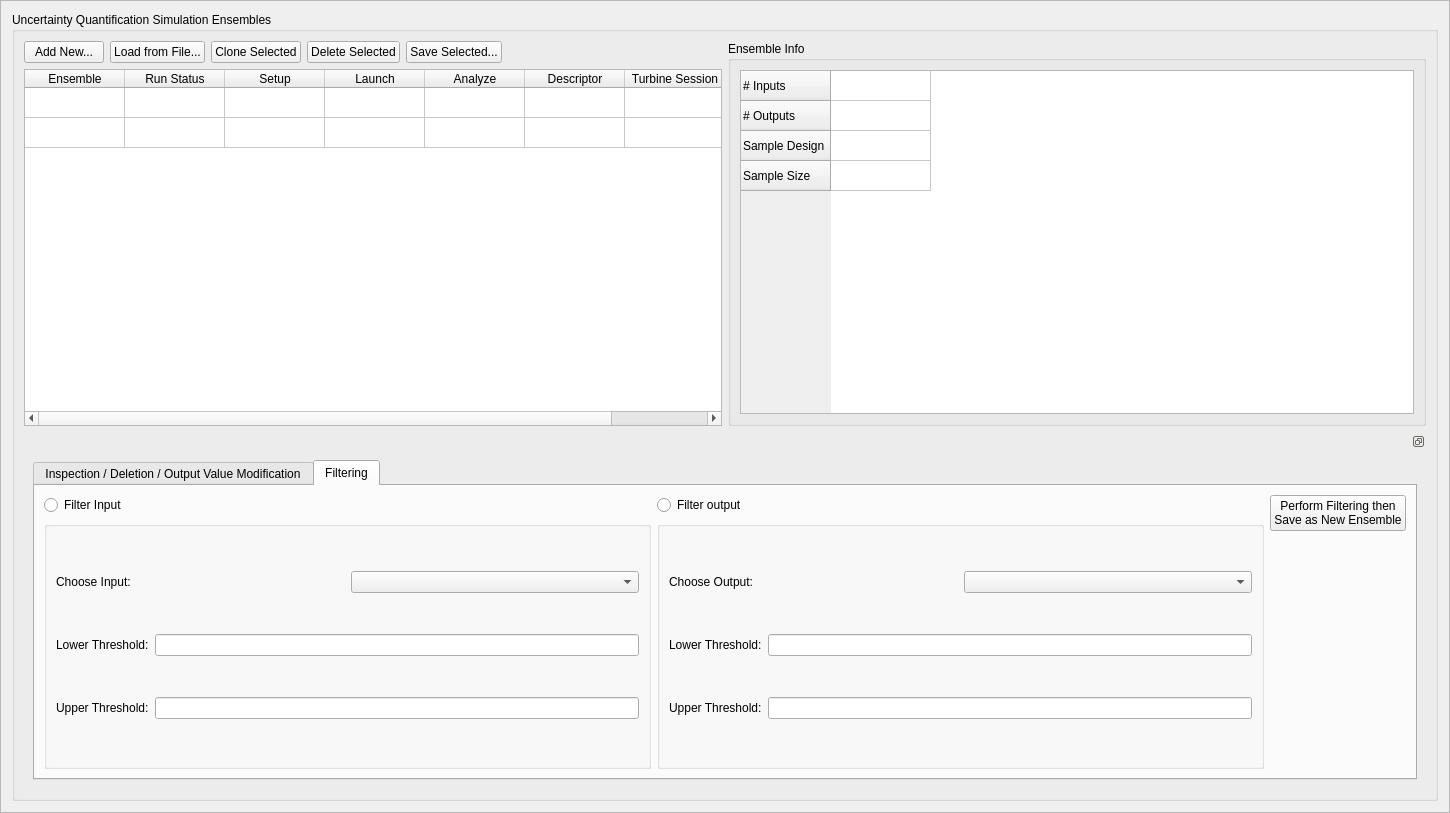
<?xml version="1.0" encoding="UTF-8"?>
<ui version="4.0">
 <class>uqSetupFrame</class>
 <widget class="QFrame" name="uqSetupFrame">
  <property name="geometry">
   <rect>
    <x>0</x>
    <y>0</y>
    <width>1450</width>
    <height>813</height>
   </rect>
  </property>
  <property name="windowTitle">
   <string>Frame</string>
  </property>
  <property name="frameShape">
   <enum>QFrame::StyledPanel</enum>
  </property>
  <property name="frameShadow">
   <enum>QFrame::Raised</enum>
  </property>
  <layout class="QGridLayout" name="gridLayout_11">
   <item row="0" column="0">
    <widget class="QGroupBox" name="groupBox">
     <property name="sizePolicy">
      <sizepolicy hsizetype="Preferred" vsizetype="Preferred">
       <horstretch>0</horstretch>
       <verstretch>2</verstretch>
      </sizepolicy>
     </property>
     <property name="baseSize">
      <size>
       <width>0</width>
       <height>0</height>
      </size>
     </property>
     <property name="font">
      <font>
       <pointsize>9</pointsize>
      </font>
     </property>
     <property name="title">
      <string>Uncertainty Quantification Simulation Ensembles</string>
     </property>
     <property name="flat">
      <bool>false</bool>
     </property>
     <layout class="QGridLayout" name="gridLayout_14">
      <item row="0" column="0">
       <layout class="QHBoxLayout" name="horizontalLayout">
        <item>
         <widget class="QPushButton" name="addSimulationButton">
          <property name="minimumSize">
           <size>
            <width>5</width>
            <height>5</height>
           </size>
          </property>
          <property name="toolTip">
           <string>Click to generate a new ensemble.</string>
          </property>
          <property name="text">
           <string>Add New...</string>
          </property>
         </widget>
        </item>
        <item>
         <widget class="QPushButton" name="loadSimulationButton">
          <property name="toolTip">
           <string>Click to load an existing ensemble
saved as a PSUADE file.</string>
          </property>
          <property name="text">
           <string>Load from File...</string>
          </property>
         </widget>
        </item>
        <item>
         <widget class="QPushButton" name="cloneSimulationButton">
          <property name="minimumSize">
           <size>
            <width>5</width>
            <height>5</height>
           </size>
          </property>
          <property name="toolTip">
           <string>Click to clone ensemble.</string>
          </property>
          <property name="text">
           <string>Clone Selected</string>
          </property>
         </widget>
        </item>
        <item>
         <widget class="QPushButton" name="deleteSimulationButton">
          <property name="toolTip">
           <string>Click to delete ensemble.</string>
          </property>
          <property name="text">
           <string>Delete Selected</string>
          </property>
         </widget>
        </item>
        <item>
         <widget class="QPushButton" name="saveSimulationButton">
          <property name="toolTip">
           <string>Click to save ensemble as a PSUADE file.</string>
          </property>
          <property name="text">
           <string>Save Selected...</string>
          </property>
         </widget>
        </item>
        <item>
         <spacer name="horizontalSpacer">
          <property name="orientation">
           <enum>Qt::Horizontal</enum>
          </property>
          <property name="sizeHint" stdset="0">
           <size>
            <width>40</width>
            <height>20</height>
           </size>
          </property>
         </spacer>
        </item>
       </layout>
      </item>
      <item row="0" column="1" rowspan="2">
       <widget class="QGroupBox" name="infoGroupBox">
        <property name="maximumSize">
         <size>
          <width>16777215</width>
          <height>16777215</height>
         </size>
        </property>
        <property name="title">
         <string>Ensemble Info</string>
        </property>
        <layout class="QGridLayout" name="gridLayout_7">
         <item row="0" column="0">
          <widget class="QTableWidget" name="infoTable">
           <property name="maximumSize">
            <size>
             <width>16777215</width>
             <height>16777215</height>
            </size>
           </property>
           <attribute name="horizontalHeaderVisible">
            <bool>false</bool>
           </attribute>
           <row>
            <property name="text">
             <string># Inputs</string>
            </property>
           </row>
           <row>
            <property name="text">
             <string># Outputs</string>
            </property>
           </row>
           <row>
            <property name="text">
             <string>Sample Design</string>
            </property>
           </row>
           <row>
            <property name="text">
             <string>Sample Size</string>
            </property>
           </row>
           <column>
            <property name="text">
             <string>Info</string>
            </property>
           </column>
          </widget>
         </item>
        </layout>
       </widget>
      </item>
      <item row="2" column="0" colspan="2">
       <widget class="QDockWidget" name="dockWidget">
        <property name="features">
         <set>QDockWidget::DockWidgetFloatable|QDockWidget::DockWidgetMovable</set>
        </property>
        <widget class="QWidget" name="dockWidgetContents">
         <layout class="QGridLayout" name="gridLayout">
          <item row="0" column="0">
           <widget class="QTabWidget" name="dataTabs">
            <property name="sizeHint" stdset="0">
             <size>
              <width>745</width>
              <height>282</height>
             </size>
            </property>
            <property name="currentIndex">
             <number>1</number>
            </property>
            <widget class="QWidget" name="deleteTab">
             <attribute name="title">
              <string>Inspection / Deletion / Output Value Modification</string>
             </attribute>
             <layout class="QGridLayout" name="gridLayout_6">
              <item row="0" column="0">
               <widget class="QLabel" name="delete_static">
                <property name="text">
                 <string>Select Variables (columns) and/or Sample Points (rows) for Deletion.
Type new values for outputs in the appropriate cells. </string>
                </property>
               </widget>
              </item>
              <item row="0" column="1">
               <layout class="QHBoxLayout" name="horizontalLayout_2">
                <item>
                 <widget class="QPushButton" name="resetDeleteTable_button">
                  <property name="toolTip">
                   <string>Undo uncommitted changes.</string>
                  </property>
                  <property name="text">
                   <string>Reset
Table</string>
                  </property>
                 </widget>
                </item>
                <item>
                 <widget class="QPushButton" name="delete_button">
                  <property name="toolTip">
                   <string>Delete rows/columns and save.</string>
                  </property>
                  <property name="text">
                   <string>Perform Deletion then
Save as New Ensemble</string>
                  </property>
                 </widget>
                </item>
                <item>
                 <widget class="QPushButton" name="changeOutputs_button">
                  <property name="toolTip">
                   <string>Commit all changes. </string>
                  </property>
                  <property name="text">
                   <string>Make Output Value
Changes Permanent</string>
                  </property>
                 </widget>
                </item>
               </layout>
              </item>
              <item row="1" column="0" colspan="2">
               <widget class="QTableWidget" name="delete_table"/>
              </item>
             </layout>
            </widget>
            <widget class="QWidget" name="filterTab">
             <attribute name="title">
              <string>Filtering</string>
             </attribute>
             <layout class="QGridLayout" name="gridLayout_12">
              <item row="0" column="1">
               <widget class="QRadioButton" name="filterOutput_radio">
                <property name="toolTip">
                 <string>Choose this to filter your data based on output values.</string>
                </property>
                <property name="text">
                 <string>Filter output</string>
                </property>
               </widget>
              </item>
              <item row="0" column="2" rowspan="2">
               <widget class="QPushButton" name="filter_button">
                <property name="toolTip">
                 <string/>
                </property>
                <property name="text">
                 <string>Perform Filtering then
Save as New Ensemble</string>
                </property>
               </widget>
              </item>
              <item row="1" column="0" rowspan="2">
               <widget class="QGroupBox" name="filterInputBox">
                <property name="title">
                 <string/>
                </property>
                <layout class="QGridLayout" name="gridLayout_5">
                 <item row="2" column="0">
                  <widget class="QLabel" name="filterInputMax_static">
                   <property name="text">
                    <string>Upper Threshold:</string>
                   </property>
                  </widget>
                 </item>
                 <item row="1" column="0">
                  <widget class="QLabel" name="filterInputMin_static">
                   <property name="text">
                    <string>Lower Threshold:</string>
                   </property>
                  </widget>
                 </item>
                 <item row="0" column="0" colspan="2">
                  <layout class="QHBoxLayout" name="horizontalLayout_filterInput">
                   <item>
                    <widget class="QLabel" name="filterInput_static">
                     <property name="text">
                      <string>Choose Input:</string>
                     </property>
                    </widget>
                   </item>
                   <item>
                    <widget class="QComboBox" name="filterInput_combo"/>
                   </item>
                  </layout>
                 </item>
                 <item row="1" column="1">
                  <widget class="QLineEdit" name="filterInputMin_edit"/>
                 </item>
                 <item row="2" column="1">
                  <widget class="QLineEdit" name="filterInputMax_edit"/>
                 </item>
                </layout>
               </widget>
              </item>
              <item row="1" column="1" rowspan="2">
               <widget class="QGroupBox" name="filterOutputBox">
                <property name="title">
                 <string/>
                </property>
                <layout class="QGridLayout" name="gridLayout_13">
                 <item row="0" column="0" colspan="2">
                  <layout class="QHBoxLayout" name="horizontalLayout_filterOutput">
                   <item>
                    <widget class="QLabel" name="filterOutput_static">
                     <property name="text">
                      <string>Choose Output:</string>
                     </property>
                    </widget>
                   </item>
                   <item>
                    <widget class="QComboBox" name="filterOutput_combo"/>
                   </item>
                  </layout>
                 </item>
                 <item row="1" column="0">
                  <widget class="QLabel" name="filterOutputMin_static">
                   <property name="text">
                    <string>Lower Threshold:</string>
                   </property>
                  </widget>
                 </item>
                 <item row="1" column="1">
                  <widget class="QLineEdit" name="filterOutputMin_edit"/>
                 </item>
                 <item row="2" column="0">
                  <widget class="QLabel" name="filterOutputMax_static">
                   <property name="text">
                    <string>Upper Threshold:</string>
                   </property>
                  </widget>
                 </item>
                 <item row="2" column="1">
                  <widget class="QLineEdit" name="filterOutputMax_edit"/>
                 </item>
                </layout>
               </widget>
              </item>
              <item row="2" column="2">
               <spacer name="verticalSpacer3_filterTab">
                <property name="orientation">
                 <enum>Qt::Vertical</enum>
                </property>
                <property name="sizeHint" stdset="0">
                 <size>
                  <width>20</width>
                  <height>86</height>
                 </size>
                </property>
               </spacer>
              </item>
              <item row="0" column="0">
               <widget class="QRadioButton" name="filterInput_radio">
                <property name="toolTip">
                 <string>Choose this to filter your data based on input values.</string>
                </property>
                <property name="text">
                 <string>Filter Input</string>
                </property>
               </widget>
              </item>
             </layout>
            </widget>
           </widget>
          </item>
         </layout>
        </widget>
       </widget>
      </item>
      <item row="1" column="0">
       <widget class="QTableWidget" name="simulationTable">
        <property name="minimumSize">
         <size>
          <width>5</width>
          <height>5</height>
         </size>
        </property>
        <property name="baseSize">
         <size>
          <width>0</width>
          <height>0</height>
         </size>
        </property>
        <property name="styleSheet">
         <string notr="true">selection-background-color: rgb(192, 192, 255);
selection-color: rgb(0, 0, 0);</string>
        </property>
        <attribute name="horizontalHeaderDefaultSectionSize">
         <number>100</number>
        </attribute>
        <attribute name="horizontalHeaderMinimumSectionSize">
         <number>35</number>
        </attribute>
        <attribute name="verticalHeaderVisible">
         <bool>false</bool>
        </attribute>
        <attribute name="verticalHeaderMinimumSectionSize">
         <number>25</number>
        </attribute>
        <row>
         <property name="text">
          <string>New Row</string>
         </property>
        </row>
        <row>
         <property name="text">
          <string>New Row</string>
         </property>
        </row>
        <column>
         <property name="text">
          <string>Ensemble</string>
         </property>
        </column>
        <column>
         <property name="text">
          <string>Run Status</string>
         </property>
        </column>
        <column>
         <property name="text">
          <string>Setup</string>
         </property>
        </column>
        <column>
         <property name="text">
          <string>Launch</string>
         </property>
        </column>
        <column>
         <property name="text">
          <string>Analyze</string>
         </property>
        </column>
        <column>
         <property name="text">
          <string>Descriptor</string>
         </property>
        </column>
        <column>
         <property name="text">
          <string>Turbine Session</string>
         </property>
        </column>
       </widget>
      </item>
     </layout>
    </widget>
   </item>
  </layout>
 </widget>
 <resources/>
 <connections/>
</ui>
